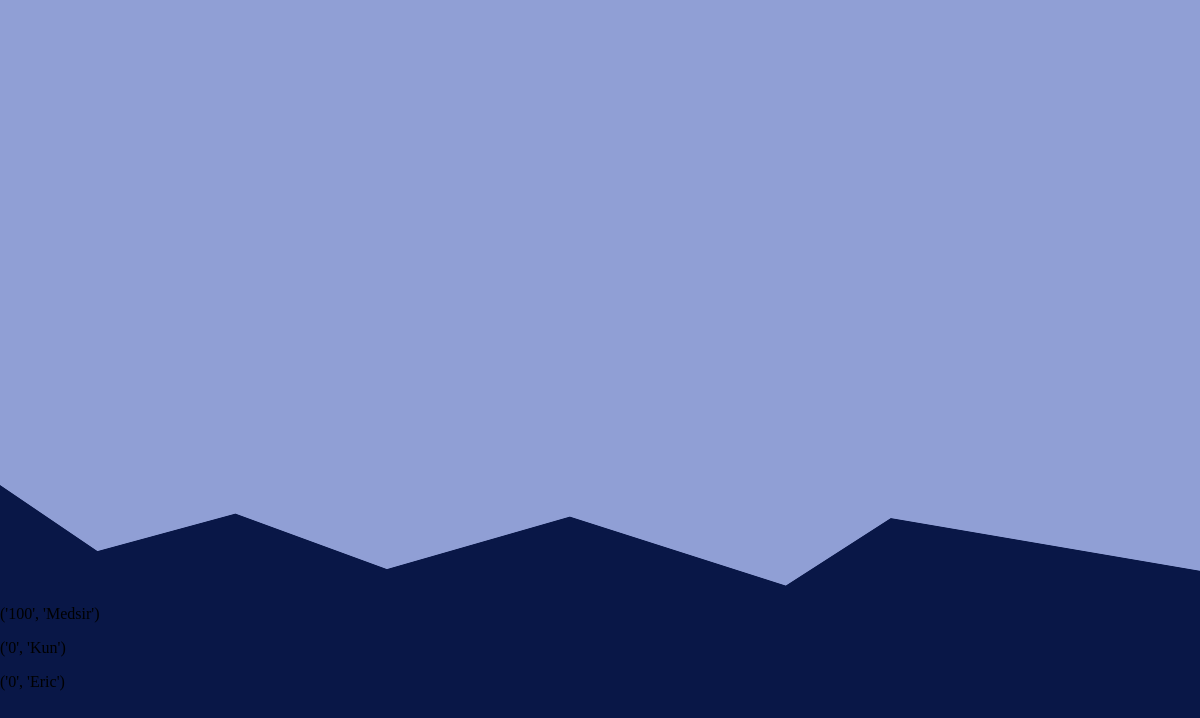
Before: / (lower part) with the older database file.
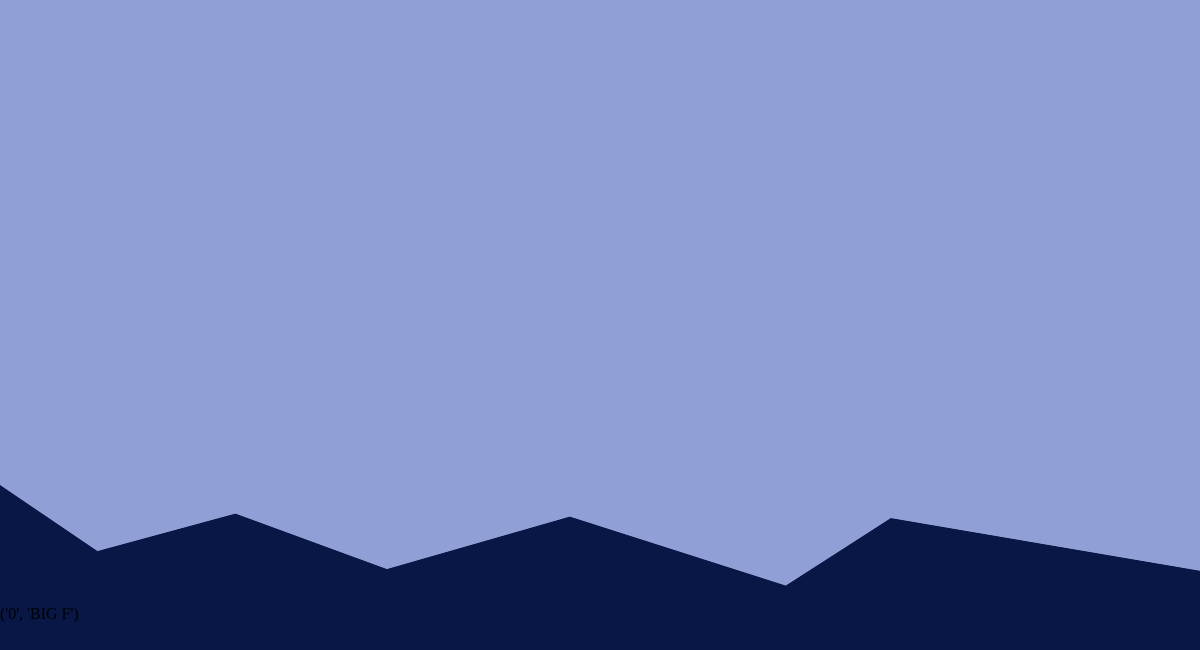
After: the same page with the newer database file.
### tables this page shows
CREATE TABLE leaderboard (
    id INT PRIMARY KEY,
    score TEXT NOT NULL,
    FOREIGN KEY (id) REFERENCES users(id)
    
);

### main.py (the view)
@app.route("/")
def index():
    return render_template("./index.html", leaderboard=get_leaderboard())

### kfonctions.py (called while the page is built)
def get_leaderboard()->list[tuple]:
    try:
        con = sqlite3.connect("./database/database.db")
        cur = con.cursor()
        sqlreq = f"SELECT score, username FROM leaderboard JOIN users ON users.id = leaderboard.id ORDER BY score DESC"
        res = cur.execute(sqlreq)
        reslist = res.fetchall()
        con.close()
        print("test", reslist)
        return reslist
    except Exception as erreur:
        print("Erreur dans get_leaderboard() :", erreur)
        return []

### templates/index.html (shortened to what this page needs)
<!DOCTYPE html>
<html>
<head>
    <link rel="stylesheet" href="{{url_for('static', filename='style_main.css')}}">
</head>
<body>
<div class="bg">
<div class="infos">
    <section class="fondateurs" id="fondateurs_section">
        <div class="fonda_container">
        </div>
    </section>
    <section class="leaderboard">
        {% for t in leaderboard %}
            <p>{{t}}</p>
        {% endfor %}
    </section>
</div>
</div>
</body>
</html>

### static/style_main.css (style rules this page uses)
body { background-color: rgb(9, 23, 71); }
html { scroll-behavior: smooth; }
.infos { height: 2080px; }
.fonda_container { display: flex; height: 800px; background-image: url(index_fonda_background.png); }

### static/styles.css (style rules this page uses)
html { height: 100%; }
body { margin: 0px; height: 100%; }

Changed rows visible on the page:
no longer on this page (row unchanged): leaderboard: t "('100', 'Medsir')"
no longer on this page (row unchanged): leaderboard: t "('0', 'Kun')"
no longer on this page (row unchanged): leaderboard: t "('0', 'Eric')"
added leaderboard: t "('0', 'BIG F')"
